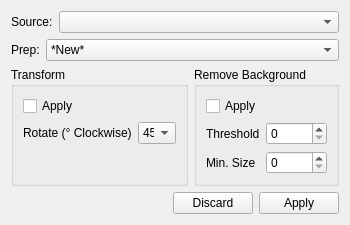
<?xml version="1.0" encoding="UTF-8"?>
<ui version="4.0">
 <class>WidgetImagePrep</class>
 <widget class="QWidget" name="WidgetImagePrep">
  <property name="geometry">
   <rect>
    <x>0</x>
    <y>0</y>
    <width>350</width>
    <height>211</height>
   </rect>
  </property>
  <property name="sizePolicy">
   <sizepolicy hsizetype="Fixed" vsizetype="Expanding">
    <horstretch>0</horstretch>
    <verstretch>0</verstretch>
   </sizepolicy>
  </property>
  <property name="maximumSize">
   <size>
    <width>350</width>
    <height>16777215</height>
   </size>
  </property>
  <property name="windowTitle">
   <string>Image Prep</string>
  </property>
  <layout class="QVBoxLayout" name="verticalLayout">
   <item>
    <layout class="QHBoxLayout" name="horizontalLayout_2">
     <item>
      <widget class="QLabel" name="labelSource">
       <property name="sizePolicy">
        <sizepolicy hsizetype="Preferred" vsizetype="Preferred">
         <horstretch>0</horstretch>
         <verstretch>0</verstretch>
        </sizepolicy>
       </property>
       <property name="text">
        <string>Source:</string>
       </property>
       <property name="textFormat">
        <enum>Qt::PlainText</enum>
       </property>
      </widget>
     </item>
     <item>
      <widget class="QComboBox" name="comboBoxSource">
       <property name="sizePolicy">
        <sizepolicy hsizetype="Expanding" vsizetype="Fixed">
         <horstretch>0</horstretch>
         <verstretch>0</verstretch>
        </sizepolicy>
       </property>
      </widget>
     </item>
    </layout>
   </item>
   <item>
    <layout class="QHBoxLayout" name="horizontalLayout_5">
     <item>
      <widget class="QLabel" name="labelPreps">
       <property name="sizePolicy">
        <sizepolicy hsizetype="Preferred" vsizetype="Preferred">
         <horstretch>0</horstretch>
         <verstretch>0</verstretch>
        </sizepolicy>
       </property>
       <property name="text">
        <string>Prep:</string>
       </property>
       <property name="textFormat">
        <enum>Qt::PlainText</enum>
       </property>
      </widget>
     </item>
     <item>
      <widget class="QComboBox" name="comboBoxPreps">
       <property name="sizePolicy">
        <sizepolicy hsizetype="Expanding" vsizetype="Fixed">
         <horstretch>0</horstretch>
         <verstretch>0</verstretch>
        </sizepolicy>
       </property>
       <item>
        <property name="text">
         <string>*New*</string>
        </property>
       </item>
      </widget>
     </item>
    </layout>
   </item>
   <item>
    <layout class="QHBoxLayout" name="horizontalLayout_3">
     <item>
      <widget class="QGroupBox" name="groupBoxTransform">
       <property name="title">
        <string>Transform</string>
       </property>
       <layout class="QVBoxLayout" name="verticalLayout_3">
        <item>
         <widget class="QCheckBox" name="checkBoxApplyTransform">
          <property name="text">
           <string>Apply</string>
          </property>
          <property name="checkable">
           <bool>true</bool>
          </property>
          <property name="tristate">
           <bool>false</bool>
          </property>
         </widget>
        </item>
        <item>
         <layout class="QFormLayout" name="formLayoutTransform">
          <item row="0" column="0">
           <widget class="QLabel" name="rotateLabel">
            <property name="text">
             <string>Rotate (° Clockwise)</string>
            </property>
            <property name="wordWrap">
             <bool>true</bool>
            </property>
           </widget>
          </item>
          <item row="0" column="1">
           <widget class="QComboBox" name="rotateComboBox">
            <property name="sizePolicy">
             <sizepolicy hsizetype="Minimum" vsizetype="Fixed">
              <horstretch>0</horstretch>
              <verstretch>0</verstretch>
             </sizepolicy>
            </property>
            <property name="minimumSize">
             <size>
              <width>5</width>
              <height>0</height>
             </size>
            </property>
            <item>
             <property name="text">
              <string>45</string>
             </property>
            </item>
            <item>
             <property name="text">
              <string>90</string>
             </property>
            </item>
            <item>
             <property name="text">
              <string>135</string>
             </property>
            </item>
            <item>
             <property name="text">
              <string>180</string>
             </property>
            </item>
            <item>
             <property name="text">
              <string>225</string>
             </property>
            </item>
            <item>
             <property name="text">
              <string>270</string>
             </property>
            </item>
            <item>
             <property name="text">
              <string>315</string>
             </property>
            </item>
           </widget>
          </item>
         </layout>
        </item>
       </layout>
      </widget>
     </item>
     <item>
      <widget class="QGroupBox" name="groupBoxRemoveBackground">
       <property name="sizePolicy">
        <sizepolicy hsizetype="Preferred" vsizetype="Preferred">
         <horstretch>0</horstretch>
         <verstretch>0</verstretch>
        </sizepolicy>
       </property>
       <property name="title">
        <string>Remove Background</string>
       </property>
       <layout class="QVBoxLayout" name="verticalLayout_4">
        <item>
         <widget class="QCheckBox" name="checkBoxApplyRemoveBackground">
          <property name="sizePolicy">
           <sizepolicy hsizetype="Ignored" vsizetype="Fixed">
            <horstretch>0</horstretch>
            <verstretch>0</verstretch>
           </sizepolicy>
          </property>
          <property name="text">
           <string>Apply</string>
          </property>
         </widget>
        </item>
        <item>
         <layout class="QFormLayout" name="formLayoutRemoveBackground">
          <item row="0" column="0">
           <widget class="QLabel" name="thresholdLabel">
            <property name="sizePolicy">
             <sizepolicy hsizetype="Preferred" vsizetype="Preferred">
              <horstretch>0</horstretch>
              <verstretch>0</verstretch>
             </sizepolicy>
            </property>
            <property name="text">
             <string>Threshold</string>
            </property>
           </widget>
          </item>
          <item row="0" column="1">
           <widget class="QSpinBox" name="thresholdSpinBox">
            <property name="sizePolicy">
             <sizepolicy hsizetype="Preferred" vsizetype="Fixed">
              <horstretch>0</horstretch>
              <verstretch>0</verstretch>
             </sizepolicy>
            </property>
            <property name="maximum">
             <number>99999</number>
            </property>
           </widget>
          </item>
          <item row="1" column="0">
           <widget class="QLabel" name="minSizeLabel">
            <property name="sizePolicy">
             <sizepolicy hsizetype="Preferred" vsizetype="Preferred">
              <horstretch>0</horstretch>
              <verstretch>0</verstretch>
             </sizepolicy>
            </property>
            <property name="text">
             <string>Min. Size</string>
            </property>
           </widget>
          </item>
          <item row="1" column="1">
           <widget class="QSpinBox" name="minSizeSpinBox">
            <property name="sizePolicy">
             <sizepolicy hsizetype="Preferred" vsizetype="Fixed">
              <horstretch>0</horstretch>
              <verstretch>0</verstretch>
             </sizepolicy>
            </property>
            <property name="maximum">
             <number>150</number>
            </property>
           </widget>
          </item>
         </layout>
        </item>
       </layout>
      </widget>
     </item>
    </layout>
   </item>
   <item>
    <layout class="QHBoxLayout" name="horizontalLayout">
     <item>
      <spacer name="horizontalSpacer">
       <property name="orientation">
        <enum>Qt::Horizontal</enum>
       </property>
       <property name="sizeHint" stdset="0">
        <size>
         <width>40</width>
         <height>20</height>
        </size>
       </property>
      </spacer>
     </item>
     <item>
      <widget class="QDialogButtonBox" name="buttonBox">
       <property name="sizePolicy">
        <sizepolicy hsizetype="Preferred" vsizetype="Fixed">
         <horstretch>0</horstretch>
         <verstretch>0</verstretch>
        </sizepolicy>
       </property>
       <property name="orientation">
        <enum>Qt::Horizontal</enum>
       </property>
       <property name="standardButtons">
        <set>QDialogButtonBox::Apply|QDialogButtonBox::Discard</set>
       </property>
       <property name="centerButtons">
        <bool>false</bool>
       </property>
      </widget>
     </item>
    </layout>
   </item>
  </layout>
 </widget>
 <resources/>
 <connections/>
</ui>
